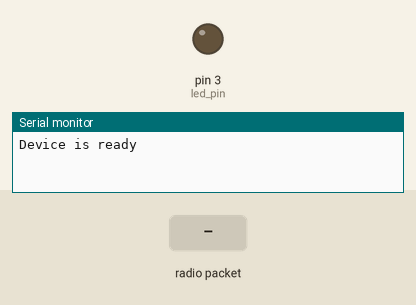
Bench run of a sketch on a simulated Arduino Uno, built with avr-gcc and run on an emulated ATmega328P. Shown: output pins drawn as LEDs (lit = HIGH), the last lines printed to the serial monitor. The inputs (shaded band) are chosen by the test bench. No radio packets arrive unless stated.

Above: at 1.2 s.
1.3 s: radio packet "o" arrives
At 2.2 s:
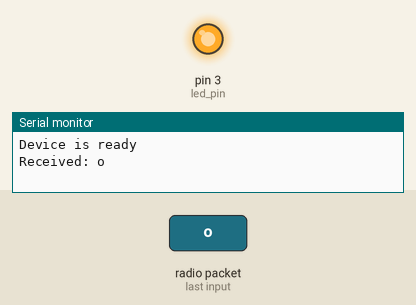
2.8 s: radio packet "f" arrives
At 3.3 s:
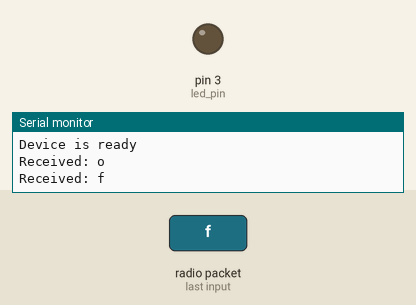
Timing chart, 0 to 5.8 s (numbered marks = the images above; inputs shaded):
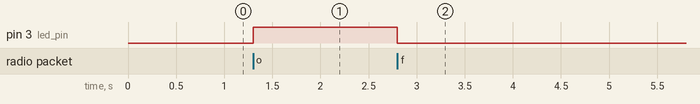

The sketch:

receiver.ino
```cpp
#include <VirtualWire.h>

const int led_pin = 3;
const int receive_pin = 12;

byte message[VW_MAX_MESSAGE_LEN];         // a buffer to store the incoming messages
byte messageLength = VW_MAX_MESSAGE_LEN;  // the size of the message
uint8_t on_off = 0;

void setup()
{
  Serial.begin(9600);
  Serial.println("Device is ready");
  vw_set_rx_pin(receive_pin);

  // Initialize the IO and ISR
  vw_setup(2000); // Bits per sec
  vw_rx_start();  // Start the receiver
  pinMode(led_pin, OUTPUT);
}

void loop()
{
  if (vw_get_message(message, &messageLength)) // Non-blocking
  {
    Serial.print("Received: ");
    for (int i = 0; i < messageLength; i++)
    {
      Serial.write(message[i]);
    }

    if(message[0] == 'o'){
      digitalWrite(led_pin, HIGH);      // turn the LED off
      delay(50);                       // wait for half a second
    }
    if(message[0] == 'f'){
      digitalWrite(led_pin, LOW);       // turn the LED off
      delay(50);// wait for half a second
    }

    Serial.println();
  }
}
```

Measured:
- after the input at 1.3 s, pin 3 (led_pin): LOW → HIGH at once
- after the input at 2.8 s, pin 3 (led_pin): HIGH → LOW at once
